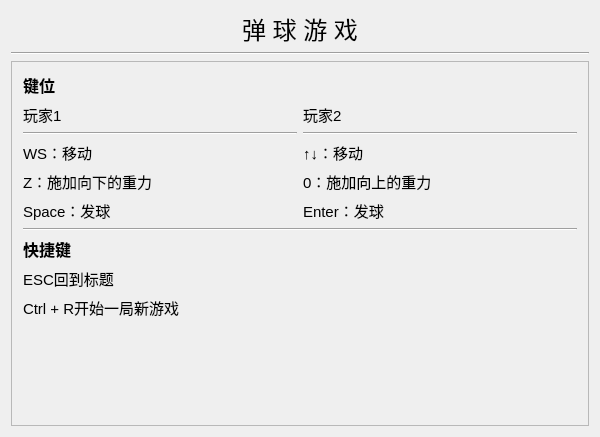
<?xml version="1.0" encoding="UTF-8"?>
<ui version="4.0">
 <class>HelpWindowClass</class>
 <widget class="QWidget" name="HelpWindowClass">
  <property name="geometry">
   <rect>
    <x>0</x>
    <y>0</y>
    <width>600</width>
    <height>437</height>
   </rect>
  </property>
  <property name="windowTitle">
   <string>HelpWindow</string>
  </property>
  <layout class="QVBoxLayout" name="verticalLayout">
   <item>
    <widget class="QPushButton" name="pushButton">
     <property name="font">
      <font>
       <family>Microsoft YaHei UI</family>
       <pointsize>18</pointsize>
       <weight>50</weight>
       <bold>false</bold>
      </font>
     </property>
     <property name="focusPolicy">
      <enum>Qt::NoFocus</enum>
     </property>
     <property name="contextMenuPolicy">
      <enum>Qt::NoContextMenu</enum>
     </property>
     <property name="styleSheet">
      <string notr="true">border:none;</string>
     </property>
     <property name="text">
      <string>弹 球 游 戏</string>
     </property>
     <property name="icon">
      <iconset resource="../mainWindow.qrc">
       <normaloff>:/resource/resource/icons/弹球.png</normaloff>:/resource/resource/icons/弹球.png</iconset>
     </property>
     <property name="iconSize">
      <size>
       <width>100</width>
       <height>100</height>
      </size>
     </property>
    </widget>
   </item>
   <item>
    <widget class="Line" name="line">
     <property name="enabled">
      <bool>true</bool>
     </property>
     <property name="orientation">
      <enum>Qt::Horizontal</enum>
     </property>
    </widget>
   </item>
   <item>
    <widget class="QFrame" name="textFrame">
     <property name="frameShape">
      <enum>QFrame::StyledPanel</enum>
     </property>
     <property name="frameShadow">
      <enum>QFrame::Raised</enum>
     </property>
     <layout class="QGridLayout" name="gridLayout">
      <item row="2" column="0">
       <widget class="Line" name="line_9">
        <property name="orientation">
         <enum>Qt::Horizontal</enum>
        </property>
       </widget>
      </item>
      <item row="8" column="0">
       <widget class="QLabel" name="label_37">
        <property name="font">
         <font>
          <family>Microsoft YaHei UI</family>
          <pointsize>11</pointsize>
         </font>
        </property>
        <property name="text">
         <string>ESC回到标题</string>
        </property>
       </widget>
      </item>
      <item row="9" column="0">
       <widget class="QLabel" name="label_38">
        <property name="font">
         <font>
          <family>Microsoft YaHei UI</family>
          <pointsize>11</pointsize>
         </font>
        </property>
        <property name="text">
         <string>Ctrl + R开始一局新游戏</string>
        </property>
       </widget>
      </item>
      <item row="1" column="1">
       <widget class="QLabel" name="label_23">
        <property name="font">
         <font>
          <family>Microsoft YaHei UI</family>
          <pointsize>11</pointsize>
         </font>
        </property>
        <property name="text">
         <string>玩家2</string>
        </property>
       </widget>
      </item>
      <item row="3" column="1">
       <widget class="QLabel" name="label_5">
        <property name="font">
         <font>
          <family>Microsoft YaHei UI</family>
          <pointsize>11</pointsize>
         </font>
        </property>
        <property name="text">
         <string>↑↓：移动</string>
        </property>
       </widget>
      </item>
      <item row="0" column="0">
       <widget class="QLabel" name="label">
        <property name="font">
         <font>
          <family>Microsoft YaHei UI</family>
          <pointsize>12</pointsize>
          <weight>75</weight>
          <bold>true</bold>
         </font>
        </property>
        <property name="text">
         <string>键位</string>
        </property>
       </widget>
      </item>
      <item row="4" column="0">
       <widget class="QLabel" name="label_9">
        <property name="font">
         <font>
          <family>Microsoft YaHei UI</family>
          <pointsize>11</pointsize>
         </font>
        </property>
        <property name="text">
         <string>Z：施加向下的重力</string>
        </property>
       </widget>
      </item>
      <item row="6" column="0" colspan="2">
       <widget class="Line" name="line_3">
        <property name="orientation">
         <enum>Qt::Horizontal</enum>
        </property>
       </widget>
      </item>
      <item row="4" column="1">
       <widget class="QLabel" name="label_6">
        <property name="font">
         <font>
          <family>Microsoft YaHei UI</family>
          <pointsize>11</pointsize>
         </font>
        </property>
        <property name="text">
         <string>0：施加向上的重力</string>
        </property>
       </widget>
      </item>
      <item row="10" column="0">
       <spacer name="verticalSpacer">
        <property name="orientation">
         <enum>Qt::Vertical</enum>
        </property>
        <property name="sizeHint" stdset="0">
         <size>
          <width>20</width>
          <height>40</height>
         </size>
        </property>
       </spacer>
      </item>
      <item row="1" column="0">
       <widget class="QLabel" name="label_22">
        <property name="font">
         <font>
          <family>Microsoft YaHei UI</family>
          <pointsize>11</pointsize>
         </font>
        </property>
        <property name="text">
         <string>玩家1</string>
        </property>
       </widget>
      </item>
      <item row="7" column="0">
       <widget class="QLabel" name="label_36">
        <property name="font">
         <font>
          <family>Microsoft YaHei UI</family>
          <pointsize>12</pointsize>
          <weight>75</weight>
          <bold>true</bold>
         </font>
        </property>
        <property name="text">
         <string>快捷键</string>
        </property>
       </widget>
      </item>
      <item row="5" column="0">
       <widget class="QLabel" name="label_10">
        <property name="font">
         <font>
          <family>Microsoft YaHei UI</family>
          <pointsize>11</pointsize>
         </font>
        </property>
        <property name="text">
         <string>Space：发球</string>
        </property>
       </widget>
      </item>
      <item row="2" column="1">
       <widget class="Line" name="line_10">
        <property name="orientation">
         <enum>Qt::Horizontal</enum>
        </property>
       </widget>
      </item>
      <item row="5" column="1">
       <widget class="QLabel" name="label_7">
        <property name="font">
         <font>
          <family>Microsoft YaHei UI</family>
          <pointsize>11</pointsize>
         </font>
        </property>
        <property name="text">
         <string>Enter：发球</string>
        </property>
       </widget>
      </item>
      <item row="3" column="0">
       <widget class="QLabel" name="label_2">
        <property name="font">
         <font>
          <family>Microsoft YaHei UI</family>
          <pointsize>11</pointsize>
         </font>
        </property>
        <property name="text">
         <string>WS：移动</string>
        </property>
       </widget>
      </item>
     </layout>
    </widget>
   </item>
  </layout>
 </widget>
 <layoutdefault spacing="6" margin="11"/>
 <resources>
  <include location="../mainWindow.qrc"/>
 </resources>
 <connections/>
</ui>
